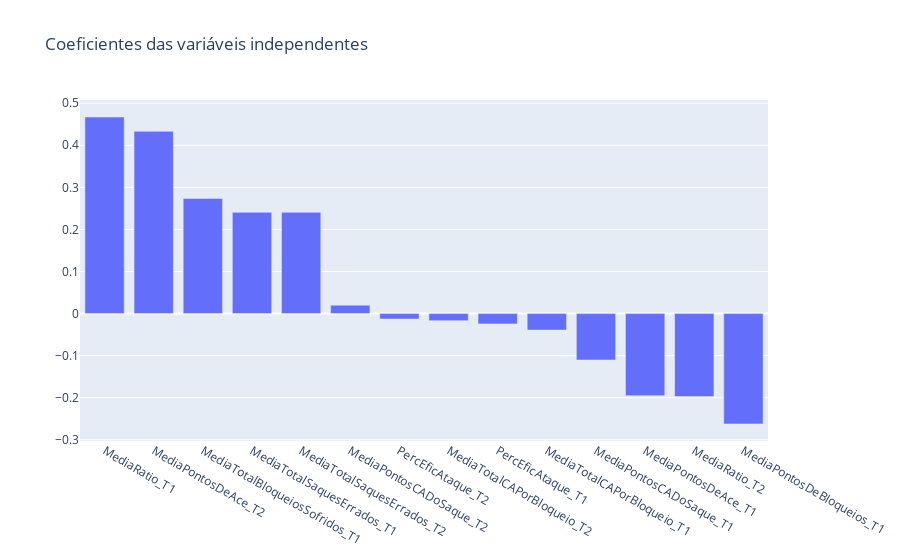

The cell this chart's notebook holds for it:
### Code cell
coeficientes = list(reg_model.coef_)
colunas = list(X.columns)

# Ordena as colunas em ordem decrescente de coeficiente
colunas, coeficientes = zip(*sorted(zip(colunas, coeficientes), key=lambda x: x[1], reverse=True))

# Cria o gráfico de barras ordenado
bar_chart = go.Bar(x=colunas, y=coeficientes)

layout = go.Layout(title='Coeficientes das variáveis independentes')

fig = go.Figure(data=[bar_chart], layout=layout)

fig.show()

### Figure 1 — Plotly figure (JSON) as saved in the notebook; plotly's stock layout.template omitted (floating-point values rounded to 4 significant figures)
{"data": [{"type": "bar", "x": ["MediaRatio_T1", "MediaPontosDeAce_T2", "MediaTotalBloqueiosSofridos_T1", "MediaTotalSaquesErrados_T1", "MediaTotalSaquesErrados_T2", "MediaPontosCADoSaque_T2", "PercEficAtaque_T2", "MediaTotalCAPorBloqueio_T2", "PercEficAtaque_T1", "MediaTotalCAPorBloqueio_T1", "MediaPontosCADoSaque_T1", "MediaPontosDeAce_T1", "MediaRatio_T2", "MediaPontosDeBloqueios_T1"], "y": [0.4671, 0.4331, 0.2734, 0.2407, 0.2406, 0.02002, -0.01296, -0.01672, -0.02455, -0.03928, -0.1103, -0.1951, -0.1971, -0.2622]}], "layout": {"title": {"text": "Coeficientes das variáveis independentes"}}}
